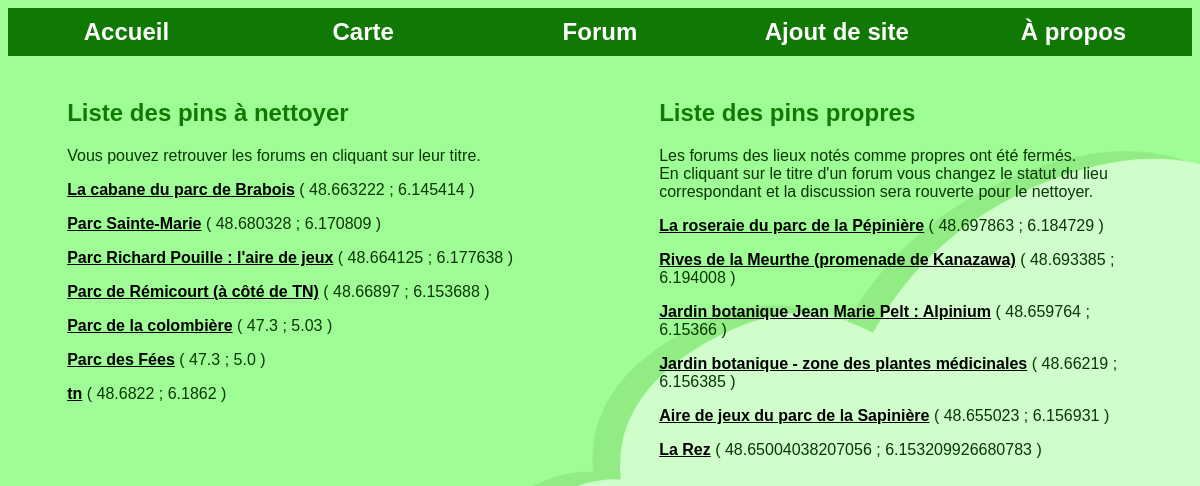
The page /forum (signed in) on the database its author committed.
### tables this page shows
CREATE TABLE discussions 
(   discussion_id INTEGER NOT NULL DEFAULT 0,
    discussion_title VARCHAR(50),
    location_id INTEGER NOT NULL,

    PRIMARY KEY (discussion_id),
            
    FOREIGN KEY(location_id)
        REFERENCES locations(location_id)
        ON DELETE CASCADE   );

CREATE TABLE locations  
(   location_id INTEGER NOT NULL DEFAULT 0,
    latitude REAL NOT NULL,
    longitude REAL NOT NULL,
    clean_status VARCHAR(40),
    last_cleaned_date TEXT,

    UNIQUE (latitude, longitude),

    PRIMARY KEY (location_id)  );

### app.py (the view)
@app.route("/forum", methods=['POST','GET'])
def redir_forum():
    sessionName=session.get('user_id')
    if sessionName is not None:
        cur=get_db()[1]
        dataClean = cur.execute("""SELECT l.latitude, l.longitude, d.discussion_id, d.discussion_title
                       FROM locations l INNER JOIN discussions d
                       ON l.location_id = d.location_id
                       WHERE l.clean_status = 'Clean' ;""").fetchall()
        dataNotClean = cur.execute("""SELECT l.latitude, l.longitude, d.discussion_id, d.discussion_title, l.location_id
                       FROM locations l INNER JOIN discussions d
                       ON l.location_id = d.location_id
                       WHERE l.clean_status = 'notClean' ;""").fetchall()
        return render_template('redirection.html', tableAlreadyClean = dataClean, tableToBeCleaned = dataNotClean)
    else:
        afficher='Vous devez être connecté pour accéder à cette page'
        flash(afficher)
        return redirect('/login')

### app.py (called while the page is built)
def get_db():
    db = getattr(g,'_database',None)
    if db is None:
        db = g._database = sqlite3.connect(file)
        db.execute("PRAGMA foreign_keys = ON") # pour activer les dépendances FK
    cur = db.cursor()
    return db, cur

@app.teardown_appcontext
def close_connection(exception):
    db = getattr(g, '_database', None)
    if db is not None:
        db.close()

### templates/redirection.html (shortened to what this page needs)
{% extends 'root.html' %}
{% block content %}
    <link href="../static/css/redirection.css" rel="stylesheet"/>
    <link href="../static/css/root.css" rel="stylesheet"/>
<div class="left">
  <h2>Liste des pins à nettoyer </h2>
  <p>Vous pouvez retrouver les forums en cliquant sur leur titre. </p>
  <ul>
     {% for line in tableToBeCleaned %}
    <li><a href="/forum/{{ line[4] }}"> {{line[3]}}</a> ( {{line[0]}} ; {{line[1]}} )</li>
     {% endfor %}
  </ul>
  </div>
<div class="right">
<h2>Liste des pins propres</h2>
<p>Les forums des lieux notés comme propres ont été fermés. <br>
En cliquant sur le titre d'un forum vous changez le statut du lieu correspondant et la discussion sera rouverte pour le nettoyer.</p>
<ul>
   {% for line in tableAlreadyClean %}
    <li><a href="/notclean/{{ line[2] }}">{{line[3]}}</a> ( {{line[0]}} ; {{line[1]}} )</li>
   {% endfor %}
</ul>
{% endblock %}

### templates/root.html (shortened to what this page needs)
<!DOCTYPE html>
<html lang="fr">
<head>
    <link href="../static/css/root.css" rel="stylesheet"/>
</head>
<body>
    <nav>
        <a href="/home">Accueil</a>
        <a href="/map">Carte</a>
        <a href="/forum">Forum</a>
        <a href="/add">Ajout de site</a>
        <a href="/about">À propos</a>
    </nav>
{% block content %} {% endblock %}
</body>

### static/css/root.css (style rules this page uses)
nav a { float: left; text-decoration: none; color: #ffffff; background: #0f7904; height: 2%; line-height: 2%; padding: 2%; font-family: sans-serif; font-size: 150%; font-weight: bolder; transition: .2s; width: 16%; text-align: center; margin-bottom: 2%; }
body { background-color: #9ffd95; background-image: url("/static/photos/background.png"); background-size: cover; font-family: sans-serif; color:#093604; }
h2 { color: #0f7904; }
.left { float: left; width: 40%; padding: 0 5%; }
.right { float: left; width: 40%; padding: 0 5%; }
ul { list-style-type: none; margin: 0; padding: 0; margin-bottom: 10px }
ul li { margin: 1em 0; }
ul li a { color: black; font-weight: bold; }

### rows shown on the page
discussions: discussion_title "La cabane du parc de Brabois", latitude "48.663222", longitude "6.145414"
discussions: discussion_title "Parc Sainte-Marie", latitude "48.680328", longitude "6.170809"
discussions: discussion_title "Parc Richard Pouille : l'aire de jeux", latitude "48.664125", longitude "6.177638"
discussions: discussion_title "Parc de Rémicourt (à côté de TN)", latitude "48.66897", longitude "6.153688"
discussions: discussion_title "Parc de la colombière", latitude "47.3", longitude "5.03"
discussions: discussion_title "Parc des Fées", latitude "47.3", longitude "5.0"
discussions: discussion_title "tn", latitude "48.6822", longitude "6.1862"
discussions: discussion_title "La roseraie du parc de la Pépinière", latitude "48.697863", longitude "6.184729"
discussions: discussion_title "Rives de la Meurthe (promenade de Kanazawa)", latitude "48.693385", longitude "6.194008"
discussions: discussion_title "Jardin botanique Jean Marie Pelt : Alpinium", latitude "48.659764", longitude "6.15366"
discussions: discussion_title "Jardin botanique - zone des plantes médicinales", latitude "48.66219", longitude "6.156385"
discussions: discussion_title "Aire de jeux du parc de la Sapinière", latitude "48.655023", longitude "6.156931"
discussions: discussion_title "La Rez", latitude "48.65004038207056", longitude "6.153209926680783"
